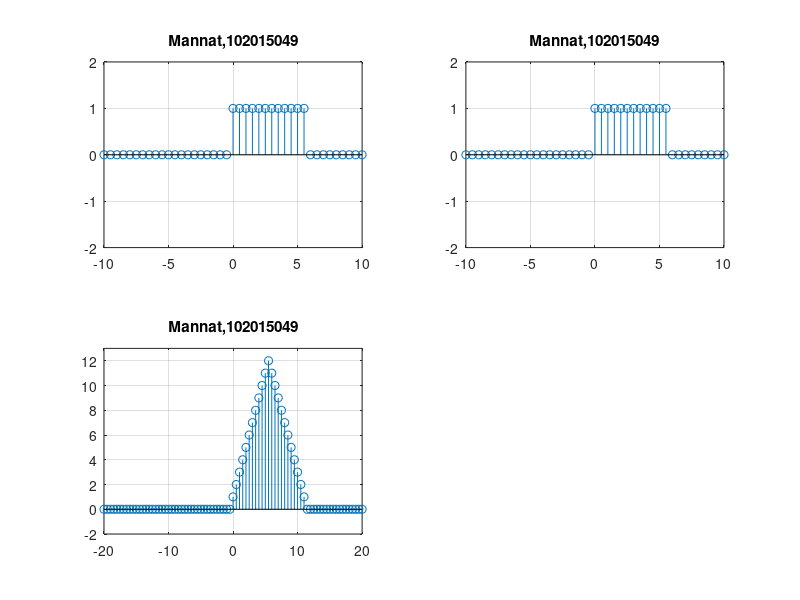

MATLAB code to generate this figure:
clc;
clear all;
f=-10:0.5:10;
u1=[];
u2=[];
x=[];
h=[];
v=zeros(length(f));

for n=1:length(f)      
    if(f(n)>=0)
        u1(n)=1;
    else
        u1(n)=0;
    end
    if(f(n)>=6)
        u2(n)=1;
    else
        u2(n)=0;
    end
end
x=(u1-u2);
h=x;
min=min(f)+min(f);
max=max(f)+max(f);
c=min:0.5:max;
v=conv(x,h);

subplot(2,2,1), stem(f,x)
axis([-10 10 -2 2])
title('Mannat,102015049')
grid on

subplot(2,2,2),stem(f,h)
axis([-10 10 -2 2])
title('Mannat,102015049')
grid on

subplot(2,2,3), stem(c,v)
axis([-20 20 -2 13])
title('Mannat,102015049')
grid on